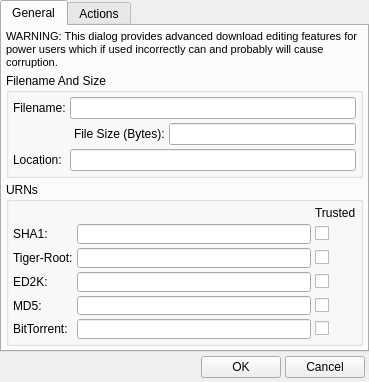
<?xml version="1.0" encoding="UTF-8"?>
<ui version="4.0">
 <class>DialogDownloadProperties</class>
 <widget class="QDialog" name="DialogDownloadProperties">
  <property name="geometry">
   <rect>
    <x>0</x>
    <y>0</y>
    <width>369</width>
    <height>382</height>
   </rect>
  </property>
  <property name="minimumSize">
   <size>
    <width>369</width>
    <height>382</height>
   </size>
  </property>
  <property name="maximumSize">
   <size>
    <width>369</width>
    <height>382</height>
   </size>
  </property>
  <property name="windowTitle">
   <string>Download Properties</string>
  </property>
  <property name="windowIcon">
   <iconset resource="Resource.qrc">
    <normaloff>:/Resource/Generic/Properties.png</normaloff>:/Resource/Generic/Properties.png</iconset>
  </property>
  <property name="autoFillBackground">
   <bool>true</bool>
  </property>
  <layout class="QGridLayout" name="gridLayout_2">
   <property name="margin">
    <number>0</number>
   </property>
   <property name="spacing">
    <number>0</number>
   </property>
   <item row="0" column="0">
    <widget class="QTabWidget" name="tabWidgetProperties">
     <property name="currentIndex">
      <number>0</number>
     </property>
     <widget class="QWidget" name="tabGeneral">
      <attribute name="title">
       <string>General</string>
      </attribute>
      <layout class="QGridLayout" name="gridLayout_5">
       <property name="margin">
        <number>4</number>
       </property>
       <property name="spacing">
        <number>4</number>
       </property>
       <item row="0" column="0">
        <widget class="QLabel" name="labelGeneralDisclaimer">
         <property name="maximumSize">
          <size>
           <width>16777215</width>
           <height>50</height>
          </size>
         </property>
         <property name="text">
          <string>&lt;!DOCTYPE HTML PUBLIC &quot;-//W3C//DTD HTML 4.0//EN&quot; &quot;http://www.w3.org/TR/REC-html40/strict.dtd&quot;&gt;
&lt;html&gt;&lt;head&gt;&lt;meta name=&quot;qrichtext&quot; content=&quot;1&quot; /&gt;&lt;style type=&quot;text/css&quot;&gt;
p, li { white-space: pre-wrap; }
&lt;/style&gt;&lt;/head&gt;&lt;body style=&quot; font-family:'MS Shell Dlg 2'; font-size:8.25pt; font-weight:400; font-style:normal;&quot;&gt;
&lt;p style=&quot; margin-top:0px; margin-bottom:0px; margin-left:0px; margin-right:0px; -qt-block-indent:0; text-indent:0px;&quot;&gt;&lt;span style=&quot; font-size:8pt;&quot;&gt;WARNING: This dialog provides advanced download editing features for power users which if used incorrectly can and probably will cause corruption.&lt;/span&gt;&lt;/p&gt;&lt;/body&gt;&lt;/html&gt;</string>
         </property>
         <property name="wordWrap">
          <bool>true</bool>
         </property>
        </widget>
       </item>
       <item row="1" column="0">
        <widget class="QGroupBox" name="groupBoxFilenameSaze">
         <property name="title">
          <string>Filename And Size</string>
         </property>
         <layout class="QGridLayout" name="gridLayout_6">
          <property name="margin">
           <number>4</number>
          </property>
          <property name="spacing">
           <number>4</number>
          </property>
          <item row="0" column="0">
           <layout class="QGridLayout" name="gridLayoutFilenameSize">
            <item row="0" column="0">
             <widget class="QLabel" name="labelFilename">
              <property name="text">
               <string>Filename:</string>
              </property>
             </widget>
            </item>
            <item row="0" column="1" colspan="3">
             <widget class="QLineEdit" name="lineEditFilename"/>
            </item>
            <item row="1" column="2">
             <widget class="QLabel" name="labelFileSize">
              <property name="text">
               <string>File Size (Bytes):</string>
              </property>
             </widget>
            </item>
            <item row="1" column="0" colspan="2">
             <spacer name="horizontalSpacerFilenameSize">
              <property name="orientation">
               <enum>Qt::Horizontal</enum>
              </property>
              <property name="sizeHint" stdset="0">
               <size>
                <width>40</width>
                <height>20</height>
               </size>
              </property>
             </spacer>
            </item>
            <item row="1" column="3">
             <widget class="QLineEdit" name="lineEditFileSize"/>
            </item>
            <item row="2" column="1" colspan="3">
             <widget class="QLineEdit" name="lineEditLocation"/>
            </item>
            <item row="2" column="0">
             <widget class="QLabel" name="labelLocation">
              <property name="text">
               <string>Location:</string>
              </property>
             </widget>
            </item>
           </layout>
          </item>
         </layout>
        </widget>
       </item>
       <item row="2" column="0">
        <widget class="QGroupBox" name="groupBoxURNs">
         <property name="title">
          <string>URNs</string>
         </property>
         <layout class="QGridLayout" name="gridLayout_7">
          <property name="margin">
           <number>4</number>
          </property>
          <property name="spacing">
           <number>4</number>
          </property>
          <item row="0" column="0">
           <layout class="QGridLayout" name="gridLayoutURNs">
            <item row="1" column="0">
             <widget class="QLabel" name="labelSHA1">
              <property name="text">
               <string notr="true">SHA1:</string>
              </property>
             </widget>
            </item>
            <item row="1" column="1">
             <widget class="QLineEdit" name="lineEditSHA1"/>
            </item>
            <item row="1" column="2">
             <widget class="QCheckBox" name="checkBoxSHA1">
              <property name="text">
               <string/>
              </property>
             </widget>
            </item>
            <item row="0" column="2">
             <widget class="QLabel" name="labelTrusted">
              <property name="text">
               <string>Trusted</string>
              </property>
             </widget>
            </item>
            <item row="2" column="0">
             <widget class="QLabel" name="labelTigerRoot">
              <property name="text">
               <string notr="true">Tiger-Root:</string>
              </property>
             </widget>
            </item>
            <item row="3" column="0">
             <widget class="QLabel" name="labelED2K">
              <property name="text">
               <string notr="true">ED2K:</string>
              </property>
             </widget>
            </item>
            <item row="4" column="0">
             <widget class="QLabel" name="labelMD5">
              <property name="text">
               <string notr="true">MD5:</string>
              </property>
             </widget>
            </item>
            <item row="5" column="0">
             <widget class="QLabel" name="labelBitTorrent">
              <property name="text">
               <string notr="true">BitTorrent:</string>
              </property>
             </widget>
            </item>
            <item row="2" column="1">
             <widget class="QLineEdit" name="lineEditTigerRoot"/>
            </item>
            <item row="3" column="1">
             <widget class="QLineEdit" name="lineEditED2K"/>
            </item>
            <item row="4" column="1">
             <widget class="QLineEdit" name="lineEditMD5"/>
            </item>
            <item row="5" column="1">
             <widget class="QLineEdit" name="lineEditBitTorrent"/>
            </item>
            <item row="2" column="2">
             <widget class="QCheckBox" name="checkBoxTigerRoot">
              <property name="text">
               <string/>
              </property>
             </widget>
            </item>
            <item row="3" column="2">
             <widget class="QCheckBox" name="checkBoxED2K">
              <property name="text">
               <string/>
              </property>
             </widget>
            </item>
            <item row="4" column="2">
             <widget class="QCheckBox" name="checkBoxMD5">
              <property name="text">
               <string/>
              </property>
             </widget>
            </item>
            <item row="5" column="2">
             <widget class="QCheckBox" name="checkBoxBitTorrent">
              <property name="text">
               <string/>
              </property>
             </widget>
            </item>
           </layout>
          </item>
         </layout>
        </widget>
       </item>
      </layout>
     </widget>
     <widget class="QWidget" name="tabActions">
      <attribute name="title">
       <string>Actions</string>
      </attribute>
      <layout class="QGridLayout" name="gridLayout_10">
       <item row="0" column="0">
        <widget class="QLabel" name="labelActionsDisclaimer">
         <property name="maximumSize">
          <size>
           <width>16777215</width>
           <height>50</height>
          </size>
         </property>
         <property name="text">
          <string>&lt;!DOCTYPE HTML PUBLIC &quot;-//W3C//DTD HTML 4.0//EN&quot; &quot;http://www.w3.org/TR/REC-html40/strict.dtd&quot;&gt;
&lt;html&gt;&lt;head&gt;&lt;meta name=&quot;qrichtext&quot; content=&quot;1&quot; /&gt;&lt;style type=&quot;text/css&quot;&gt;
p, li { white-space: pre-wrap; }
&lt;/style&gt;&lt;/head&gt;&lt;body style=&quot; font-family:'MS Shell Dlg 2'; font-size:8.25pt; font-weight:400; font-style:normal;&quot;&gt;
&lt;p style=&quot; margin-top:0px; margin-bottom:0px; margin-left:0px; margin-right:0px; -qt-block-indent:0; text-indent:0px;&quot;&gt;&lt;span style=&quot; font-size:8pt;&quot;&gt;WARNING: This dialog provides advanced download editing features for power users which if used incorrectly can and probably will cause corruption.&lt;/span&gt;&lt;/p&gt;&lt;/body&gt;&lt;/html&gt;</string>
         </property>
         <property name="wordWrap">
          <bool>true</bool>
         </property>
        </widget>
       </item>
       <item row="1" column="0">
        <widget class="QGroupBox" name="groupBoxActions">
         <property name="sizePolicy">
          <sizepolicy hsizetype="Preferred" vsizetype="MinimumExpanding">
           <horstretch>0</horstretch>
           <verstretch>0</verstretch>
          </sizepolicy>
         </property>
         <property name="title">
          <string>Actions</string>
         </property>
         <layout class="QGridLayout" name="gridLayout_8">
          <property name="margin">
           <number>4</number>
          </property>
          <property name="spacing">
           <number>4</number>
          </property>
          <item row="0" column="0">
           <widget class="QLabel" name="labelForgetVerification">
            <property name="text">
             <string>&lt;!DOCTYPE HTML PUBLIC &quot;-//W3C//DTD HTML 4.0//EN&quot; &quot;http://www.w3.org/TR/REC-html40/strict.dtd&quot;&gt;
&lt;html&gt;&lt;head&gt;&lt;meta name=&quot;qrichtext&quot; content=&quot;1&quot; /&gt;&lt;style type=&quot;text/css&quot;&gt;
p, li { white-space: pre-wrap; }
&lt;/style&gt;&lt;/head&gt;&lt;body style=&quot; font-family:'MS Shell Dlg 2'; font-size:8.25pt; font-weight:400; font-style:normal;&quot;&gt;
&lt;p style=&quot; margin-top:0px; margin-bottom:0px; margin-left:0px; margin-right:0px; -qt-block-indent:0; text-indent:0px;&quot;&gt;&lt;a href=&quot;dummy&quot;&gt;&lt;span style=&quot; font-size:8pt; text-decoration: underline; color:#0000ff;&quot;&gt;Forget current verification status and reverify&lt;/span&gt;&lt;/a&gt;&lt;/p&gt;&lt;/body&gt;&lt;/html&gt;</string>
            </property>
           </widget>
          </item>
          <item row="1" column="0">
           <widget class="QLabel" name="labelAssumeComplete">
            <property name="text">
             <string>&lt;!DOCTYPE HTML PUBLIC &quot;-//W3C//DTD HTML 4.0//EN&quot; &quot;http://www.w3.org/TR/REC-html40/strict.dtd&quot;&gt;
&lt;html&gt;&lt;head&gt;&lt;meta name=&quot;qrichtext&quot; content=&quot;1&quot; /&gt;&lt;style type=&quot;text/css&quot;&gt;
p, li { white-space: pre-wrap; }
&lt;/style&gt;&lt;/head&gt;&lt;body style=&quot; font-family:'MS Shell Dlg 2'; font-size:8.25pt; font-weight:400; font-style:normal;&quot;&gt;
&lt;p style=&quot; margin-top:0px; margin-bottom:0px; margin-left:0px; margin-right:0px; -qt-block-indent:0; text-indent:0px;&quot;&gt;&lt;a href=&quot;dummy&quot;&gt;&lt;span style=&quot; text-decoration: underline; color:#0000ff;&quot;&gt;Assume file is 100% complete and reverify&lt;/span&gt;&lt;/a&gt;&lt;/p&gt;&lt;/body&gt;&lt;/html&gt;</string>
            </property>
           </widget>
          </item>
          <item row="2" column="0">
           <widget class="QLabel" name="labelForgetSources">
            <property name="text">
             <string>&lt;!DOCTYPE HTML PUBLIC &quot;-//W3C//DTD HTML 4.0//EN&quot; &quot;http://www.w3.org/TR/REC-html40/strict.dtd&quot;&gt;
&lt;html&gt;&lt;head&gt;&lt;meta name=&quot;qrichtext&quot; content=&quot;1&quot; /&gt;&lt;style type=&quot;text/css&quot;&gt;
p, li { white-space: pre-wrap; }
&lt;/style&gt;&lt;/head&gt;&lt;body style=&quot; font-family:'MS Shell Dlg 2'; font-size:8.25pt; font-weight:400; font-style:normal;&quot;&gt;
&lt;p style=&quot; margin-top:0px; margin-bottom:0px; margin-left:0px; margin-right:0px; -qt-block-indent:0; text-indent:0px;&quot;&gt;&lt;a href=&quot;dummy&quot;&gt;&lt;span style=&quot; text-decoration: underline; color:#0000ff;&quot;&gt;Forget all known sources&lt;/span&gt;&lt;/a&gt;&lt;/p&gt;&lt;/body&gt;&lt;/html&gt;</string>
            </property>
           </widget>
          </item>
          <item row="3" column="0">
           <widget class="QLabel" name="labelMerge">
            <property name="text">
             <string>&lt;!DOCTYPE HTML PUBLIC &quot;-//W3C//DTD HTML 4.0//EN&quot; &quot;http://www.w3.org/TR/REC-html40/strict.dtd&quot;&gt;
&lt;html&gt;&lt;head&gt;&lt;meta name=&quot;qrichtext&quot; content=&quot;1&quot; /&gt;&lt;style type=&quot;text/css&quot;&gt;
p, li { white-space: pre-wrap; }
&lt;/style&gt;&lt;/head&gt;&lt;body style=&quot; font-family:'MS Shell Dlg 2'; font-size:8.25pt; font-weight:400; font-style:normal;&quot;&gt;
&lt;p style=&quot; margin-top:0px; margin-bottom:0px; margin-left:0px; margin-right:0px; -qt-block-indent:0; text-indent:0px;&quot;&gt;&lt;a href=&quot;dummy&quot;&gt;&lt;span style=&quot; text-decoration: underline; color:#0000ff;&quot;&gt;Merge with local file and verify&lt;/span&gt;&lt;/a&gt;&lt;/p&gt;&lt;/body&gt;&lt;/html&gt;</string>
            </property>
           </widget>
          </item>
          <item row="4" column="0">
           <widget class="QLabel" name="labelCancelBtSave">
            <property name="text">
             <string>&lt;!DOCTYPE HTML PUBLIC &quot;-//W3C//DTD HTML 4.0//EN&quot; &quot;http://www.w3.org/TR/REC-html40/strict.dtd&quot;&gt;
&lt;html&gt;&lt;head&gt;&lt;meta name=&quot;qrichtext&quot; content=&quot;1&quot; /&gt;&lt;style type=&quot;text/css&quot;&gt;
p, li { white-space: pre-wrap; }
&lt;/style&gt;&lt;/head&gt;&lt;body style=&quot; font-family:'MS Shell Dlg 2'; font-size:8.25pt; font-weight:400; font-style:normal;&quot;&gt;
&lt;p style=&quot; margin-top:0px; margin-bottom:0px; margin-left:0px; margin-right:0px; -qt-block-indent:0; text-indent:0px;&quot;&gt;&lt;a href=&quot;dummy&quot;&gt;&lt;span style=&quot; text-decoration: underline; color:#0000ff;&quot;&gt;Cancel download but save incomplete file(s)&lt;/span&gt;&lt;/a&gt;&lt;/p&gt;&lt;/body&gt;&lt;/html&gt;</string>
            </property>
           </widget>
          </item>
         </layout>
        </widget>
       </item>
       <item row="2" column="0">
        <widget class="QGroupBox" name="groupBoxEraser">
         <property name="title">
          <string>Data Eraser</string>
         </property>
         <layout class="QGridLayout" name="gridLayout_9">
          <property name="margin">
           <number>4</number>
          </property>
          <property name="spacing">
           <number>4</number>
          </property>
          <item row="0" column="0">
           <widget class="QSpinBox" name="spinBoxBytesBegin">
            <property name="prefix">
             <string>Byte Range: </string>
            </property>
           </widget>
          </item>
          <item row="0" column="1">
           <widget class="QSpinBox" name="spinBoxBytesEnd">
            <property name="prefix">
             <string>to </string>
            </property>
           </widget>
          </item>
          <item row="0" column="2">
           <widget class="QPushButton" name="pushButtonErase">
            <property name="text">
             <string>Erase</string>
            </property>
           </widget>
          </item>
         </layout>
        </widget>
       </item>
      </layout>
     </widget>
    </widget>
   </item>
   <item row="1" column="0">
    <layout class="QGridLayout" name="gridLayoutFooter">
     <property name="margin">
      <number>4</number>
     </property>
     <property name="spacing">
      <number>4</number>
     </property>
     <item row="0" column="0">
      <spacer name="horizontalSpacerFooter">
       <property name="orientation">
        <enum>Qt::Horizontal</enum>
       </property>
       <property name="sizeHint" stdset="0">
        <size>
         <width>40</width>
         <height>20</height>
        </size>
       </property>
      </spacer>
     </item>
     <item row="0" column="1">
      <widget class="QPushButton" name="pushButtonOK">
       <property name="text">
        <string>OK</string>
       </property>
      </widget>
     </item>
     <item row="0" column="2">
      <widget class="QPushButton" name="pushButtonCancel">
       <property name="text">
        <string>Cancel</string>
       </property>
      </widget>
     </item>
    </layout>
   </item>
  </layout>
 </widget>
 <resources>
  <include location="Resource.qrc"/>
 </resources>
 <connections/>
</ui>
